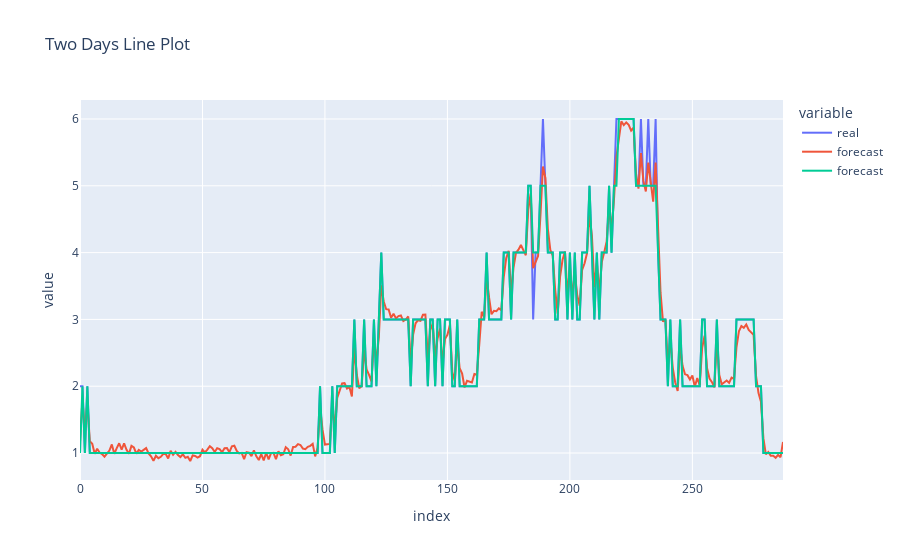

The notebook cell this image was saved under:
### Code cell
import pandas as pd
import plotly.express as px
#将图像保存到本地
import plotly.io as pio
#将图像保存为SVG矢量格式
import kaleido

# 从Excel文件中读取数据
df = pd.read_csv(r'./results/{}-{}-ForecastResults.csv'.format(args.data_path[:-4],args.target))

# 取两列数据
column1 = df['real']
column2 = df['forecast']

# 对其中一列进行四舍五入保留整数操作
column_rounded = column2.round()

# 计算两列数中相等的个数
equal_count = (column_rounded == column1).sum()
print('此次预测的准确率为：',round((equal_count/288)*100,2),'%')

# 使用plotly绘制折线图
fig = px.line(df, title="Two Days Line Plot")
fig.add_scatter(x=df.index, y=column_rounded, mode='lines', name='forecast')

# 将绘图以svg格式保存到本地
#pio.write_image(fig,file='road5_prediction_results.svg', engine='kaleido', width=800, height=600)

# 显示绘图
fig.show()

### Figure 1 — Plotly figure (JSON) as saved in the notebook; plotly's stock layout.template omitted (floating-point values rounded to 4 significant figures; data arrays with more than 128 entries replaced by an {"elided": "..."} marker saying what was removed)
{"data": [{"hovertemplate": "variable=real<br>index=%{x}<br>value=%{y}<extra></extra>", "legendgroup": "real", "line": {"color": "#636efa", "dash": "solid"}, "marker": {"symbol": "circle"}, "mode": "lines", "name": "real", "orientation": "v", "showlegend": true, "type": "scatter", "x": {"elided": "288 int values"}, "xaxis": "x", "y": {"elided": "288 int values"}, "yaxis": "y"}, {"hovertemplate": "variable=forecast<br>index=%{x}<br>value=%{y}<extra></extra>", "legendgroup": "forecast", "line": {"color": "#EF553B", "dash": "solid"}, "marker": {"symbol": "circle"}, "mode": "lines", "name": "forecast", "orientation": "v", "showlegend": true, "type": "scatter", "x": {"elided": "288 int values"}, "xaxis": "x", "y": {"elided": "288 float values"}, "yaxis": "y"}, {"mode": "lines", "name": "forecast", "type": "scatter", "x": {"elided": "288 int values"}, "y": {"elided": "288 int values"}}], "layout": {"legend": {"title": {"text": "variable"}, "tracegroupgap": 0}, "title": {"text": "Two Days Line Plot"}, "xaxis": {"anchor": "y", "domain": [0, 1], "title": {"text": "index"}}, "yaxis": {"anchor": "x", "domain": [0, 1], "title": {"text": "value"}}}}
